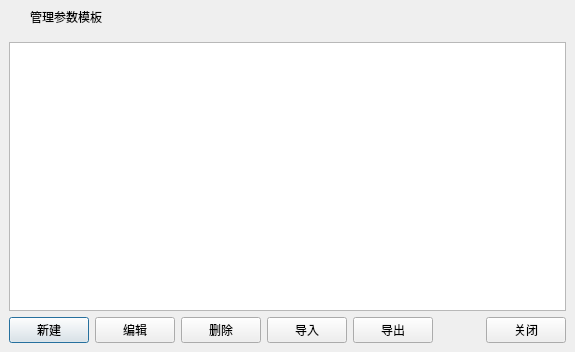
<?xml version="1.0" encoding="UTF-8"?>
<ui version="4.0">
 <class>FrmManagerModule</class>
 <widget class="QDialog" name="FrmManagerModule">
  <property name="geometry">
   <rect>
    <x>0</x>
    <y>0</y>
    <width>575</width>
    <height>352</height>
   </rect>
  </property>
  <property name="windowTitle">
   <string>管理参数模板</string>
  </property>
  <layout class="QGridLayout" name="gridLayout">
   <property name="leftMargin">
    <number>0</number>
   </property>
   <property name="topMargin">
    <number>0</number>
   </property>
   <property name="rightMargin">
    <number>0</number>
   </property>
   <property name="bottomMargin">
    <number>0</number>
   </property>
   <property name="spacing">
    <number>0</number>
   </property>
   <item row="0" column="0">
    <widget class="QWidget" name="widget_title" native="true">
     <property name="sizePolicy">
      <sizepolicy hsizetype="Preferred" vsizetype="Fixed">
       <horstretch>0</horstretch>
       <verstretch>0</verstretch>
      </sizepolicy>
     </property>
     <property name="minimumSize">
      <size>
       <width>100</width>
       <height>33</height>
      </size>
     </property>
     <layout class="QHBoxLayout" name="horizontalLayout_2">
      <property name="spacing">
       <number>0</number>
      </property>
      <property name="leftMargin">
       <number>0</number>
      </property>
      <property name="topMargin">
       <number>0</number>
      </property>
      <property name="rightMargin">
       <number>0</number>
      </property>
      <property name="bottomMargin">
       <number>0</number>
      </property>
      <item>
       <widget class="QLabel" name="lab_Ico">
        <property name="sizePolicy">
         <sizepolicy hsizetype="Minimum" vsizetype="Preferred">
          <horstretch>0</horstretch>
          <verstretch>0</verstretch>
         </sizepolicy>
        </property>
        <property name="minimumSize">
         <size>
          <width>30</width>
          <height>0</height>
         </size>
        </property>
        <property name="text">
         <string/>
        </property>
        <property name="alignment">
         <set>Qt::AlignCenter</set>
        </property>
       </widget>
      </item>
      <item>
       <widget class="QLabel" name="lab_Title">
        <property name="sizePolicy">
         <sizepolicy hsizetype="Expanding" vsizetype="Preferred">
          <horstretch>0</horstretch>
          <verstretch>0</verstretch>
         </sizepolicy>
        </property>
        <property name="styleSheet">
         <string notr="true">font: 10pt &quot;微软雅黑&quot;;</string>
        </property>
        <property name="text">
         <string>管理参数模板</string>
        </property>
        <property name="alignment">
         <set>Qt::AlignLeading|Qt::AlignLeft|Qt::AlignVCenter</set>
        </property>
       </widget>
      </item>
      <item>
       <widget class="QWidget" name="widget_menu" native="true">
        <property name="sizePolicy">
         <sizepolicy hsizetype="Minimum" vsizetype="Preferred">
          <horstretch>0</horstretch>
          <verstretch>0</verstretch>
         </sizepolicy>
        </property>
        <layout class="QHBoxLayout" name="horizontalLayout">
         <property name="spacing">
          <number>0</number>
         </property>
         <property name="leftMargin">
          <number>0</number>
         </property>
         <property name="topMargin">
          <number>0</number>
         </property>
         <property name="rightMargin">
          <number>0</number>
         </property>
         <property name="bottomMargin">
          <number>0</number>
         </property>
         <item>
          <widget class="QPushButton" name="btnMenu">
           <property name="enabled">
            <bool>false</bool>
           </property>
           <property name="sizePolicy">
            <sizepolicy hsizetype="Minimum" vsizetype="Expanding">
             <horstretch>0</horstretch>
             <verstretch>0</verstretch>
            </sizepolicy>
           </property>
           <property name="minimumSize">
            <size>
             <width>31</width>
             <height>0</height>
            </size>
           </property>
           <property name="cursor">
            <cursorShape>ArrowCursor</cursorShape>
           </property>
           <property name="focusPolicy">
            <enum>Qt::NoFocus</enum>
           </property>
           <property name="toolTip">
            <string/>
           </property>
           <property name="text">
            <string/>
           </property>
           <property name="flat">
            <bool>true</bool>
           </property>
          </widget>
         </item>
         <item>
          <widget class="QPushButton" name="btnMenu_Max">
           <property name="enabled">
            <bool>false</bool>
           </property>
           <property name="sizePolicy">
            <sizepolicy hsizetype="Minimum" vsizetype="Expanding">
             <horstretch>0</horstretch>
             <verstretch>0</verstretch>
            </sizepolicy>
           </property>
           <property name="minimumSize">
            <size>
             <width>31</width>
             <height>0</height>
            </size>
           </property>
           <property name="cursor">
            <cursorShape>ArrowCursor</cursorShape>
           </property>
           <property name="focusPolicy">
            <enum>Qt::NoFocus</enum>
           </property>
           <property name="toolTip">
            <string/>
           </property>
           <property name="text">
            <string/>
           </property>
           <property name="flat">
            <bool>true</bool>
           </property>
          </widget>
         </item>
         <item>
          <widget class="QPushButton" name="btnMenu_Min">
           <property name="sizePolicy">
            <sizepolicy hsizetype="Minimum" vsizetype="Expanding">
             <horstretch>0</horstretch>
             <verstretch>0</verstretch>
            </sizepolicy>
           </property>
           <property name="minimumSize">
            <size>
             <width>31</width>
             <height>0</height>
            </size>
           </property>
           <property name="cursor">
            <cursorShape>ArrowCursor</cursorShape>
           </property>
           <property name="focusPolicy">
            <enum>Qt::NoFocus</enum>
           </property>
           <property name="toolTip">
            <string>最小化</string>
           </property>
           <property name="text">
            <string/>
           </property>
           <property name="flat">
            <bool>true</bool>
           </property>
          </widget>
         </item>
         <item>
          <widget class="QPushButton" name="btnMenu_Close">
           <property name="sizePolicy">
            <sizepolicy hsizetype="Minimum" vsizetype="Expanding">
             <horstretch>0</horstretch>
             <verstretch>0</verstretch>
            </sizepolicy>
           </property>
           <property name="minimumSize">
            <size>
             <width>40</width>
             <height>0</height>
            </size>
           </property>
           <property name="cursor">
            <cursorShape>ArrowCursor</cursorShape>
           </property>
           <property name="focusPolicy">
            <enum>Qt::NoFocus</enum>
           </property>
           <property name="toolTip">
            <string>关闭</string>
           </property>
           <property name="text">
            <string/>
           </property>
           <property name="flat">
            <bool>true</bool>
           </property>
          </widget>
         </item>
        </layout>
       </widget>
      </item>
     </layout>
    </widget>
   </item>
   <item row="1" column="0">
    <widget class="QWidget" name="widget_main" native="true">
     <property name="styleSheet">
      <string notr="true">font: 10pt &quot;微软雅黑&quot;;</string>
     </property>
     <layout class="QGridLayout" name="gridLayout_2">
      <item row="1" column="0">
       <layout class="QHBoxLayout" name="horizontalLayout_3">
        <item>
         <widget class="QPushButton" name="btnNew">
          <property name="text">
           <string>新建</string>
          </property>
          <property name="icon">
           <iconset resource="rc.qrc">
            <normaloff>:/image/btn_add.png</normaloff>:/image/btn_add.png</iconset>
          </property>
         </widget>
        </item>
        <item>
         <widget class="QPushButton" name="btnEdit">
          <property name="text">
           <string>编辑</string>
          </property>
          <property name="icon">
           <iconset resource="rc.qrc">
            <normaloff>:/image/edit.ico</normaloff>:/image/edit.ico</iconset>
          </property>
         </widget>
        </item>
        <item>
         <widget class="QPushButton" name="btnDelete">
          <property name="text">
           <string>删除</string>
          </property>
          <property name="icon">
           <iconset resource="rc.qrc">
            <normaloff>:/image/btn_close.png</normaloff>:/image/btn_close.png</iconset>
          </property>
         </widget>
        </item>
        <item>
         <widget class="QPushButton" name="btnIn">
          <property name="text">
           <string>导入</string>
          </property>
         </widget>
        </item>
        <item>
         <widget class="QPushButton" name="btnOut">
          <property name="text">
           <string>导出</string>
          </property>
         </widget>
        </item>
        <item>
         <spacer name="horizontalSpacer">
          <property name="orientation">
           <enum>Qt::Horizontal</enum>
          </property>
          <property name="sizeHint" stdset="0">
           <size>
            <width>40</width>
            <height>20</height>
           </size>
          </property>
         </spacer>
        </item>
        <item>
         <widget class="QPushButton" name="btnCancel">
          <property name="text">
           <string>关闭</string>
          </property>
          <property name="icon">
           <iconset resource="rc.qrc">
            <normaloff>:/image/close.png</normaloff>:/image/close.png</iconset>
          </property>
         </widget>
        </item>
       </layout>
      </item>
      <item row="0" column="0">
       <widget class="QTableView" name="tableView"/>
      </item>
     </layout>
    </widget>
   </item>
  </layout>
 </widget>
 <resources>
  <include location="rc.qrc"/>
 </resources>
 <connections/>
</ui>
